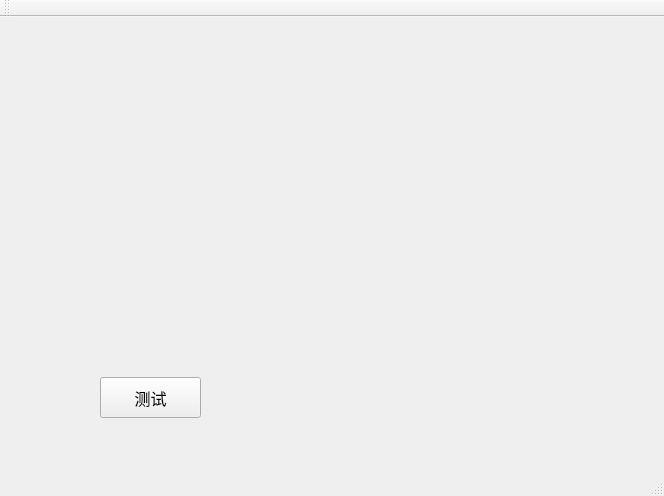
<?xml version="1.0" encoding="UTF-8"?>
<ui version="4.0">
 <class>MainWindow</class>
 <widget class="QMainWindow" name="MainWindow">
  <property name="geometry">
   <rect>
    <x>0</x>
    <y>0</y>
    <width>664</width>
    <height>496</height>
   </rect>
  </property>
  <property name="font">
   <font>
    <family>Consolas</family>
    <pointsize>12</pointsize>
   </font>
  </property>
  <property name="windowTitle">
   <string>MainWindow</string>
  </property>
  <widget class="QWidget" name="centralWidget">
   <widget class="QPushButton" name="test">
    <property name="geometry">
     <rect>
      <x>100</x>
      <y>360</y>
      <width>101</width>
      <height>41</height>
     </rect>
    </property>
    <property name="text">
     <string>测试</string>
    </property>
   </widget>
  </widget>
  <widget class="QMenuBar" name="menuBar">
   <property name="geometry">
    <rect>
     <x>0</x>
     <y>0</y>
     <width>664</width>
     <height>29</height>
    </rect>
   </property>
  </widget>
  <widget class="QToolBar" name="mainToolBar">
   <attribute name="toolBarArea">
    <enum>TopToolBarArea</enum>
   </attribute>
   <attribute name="toolBarBreak">
    <bool>false</bool>
   </attribute>
  </widget>
  <widget class="QStatusBar" name="statusBar"/>
 </widget>
 <layoutdefault spacing="6" margin="11"/>
 <resources/>
 <connections/>
</ui>
